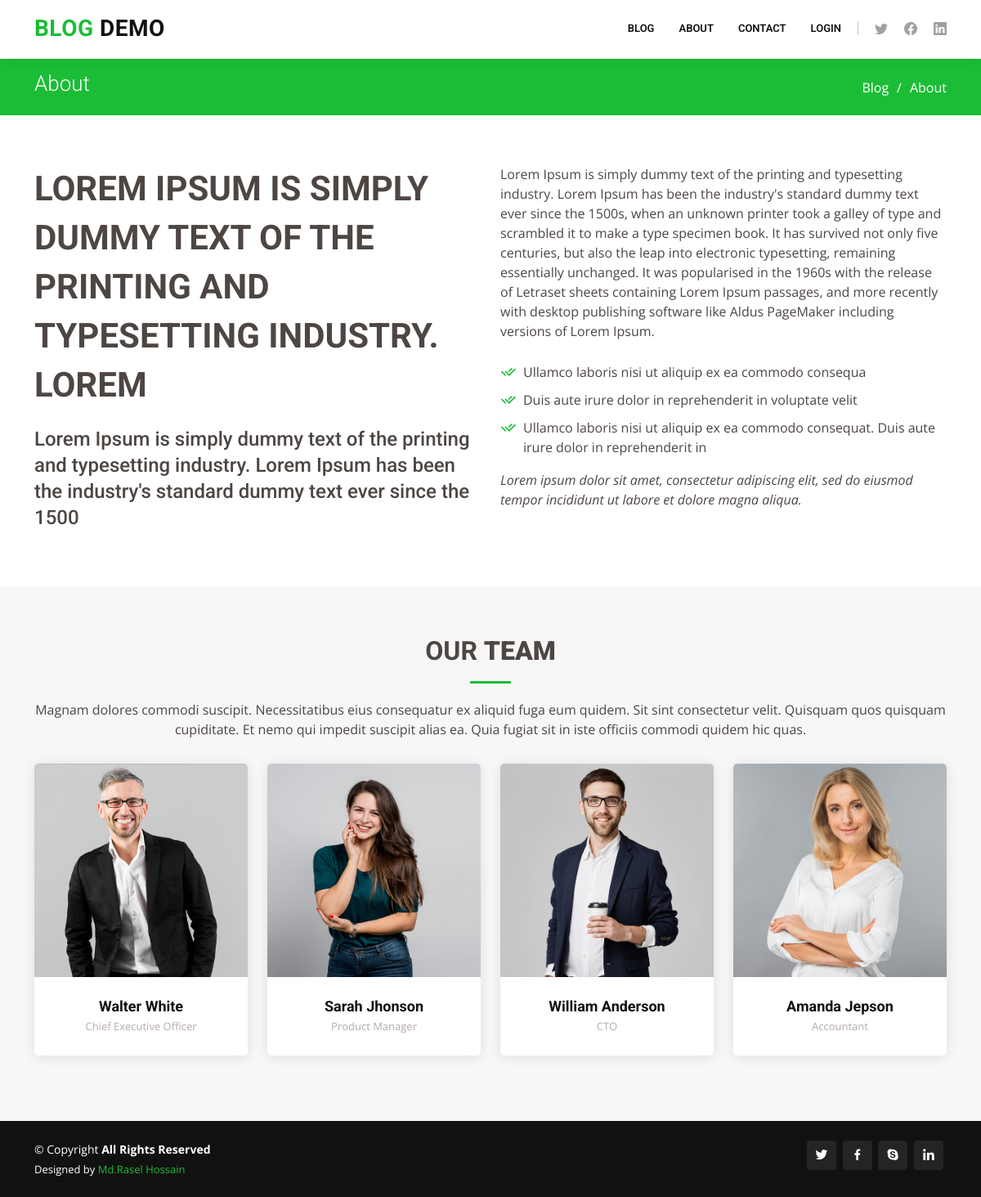
/about, run on the app's committed database.
### home/models.py (models this page shows, shortened)
class about(models.Model):
	title 		= models.CharField(max_length=80, blank=False)
	sub_title 	= models.TextField(max_length=150, blank=False)
	description = models.TextField(max_length=1000, blank=False)

### home/views.py (the view)
# urls.py: path('about', views.aboutView, name='about'),
def aboutView(request):
	ab_data = about.objects.all()[0]
	context={
		'abou_all':ab_data
	}
	return render(request, 'home/about.html', context)

### template/home/about.html (shortened to what this page needs)
{% block header %}
    {% include  'common/header.html' %}
{% endblock header %}
{% load static %}
  <main id="main">
    <section id="breadcrumbs" class="breadcrumbs">
      <div class="container">
        <div class="d-flex justify-content-between align-items-center">
          <h2>About</h2>
          <ol>
            <li><a href="/blog">Blog</a></li>
            <li>About</li>
          </ol>
        </div>
      </div>
    </section>
    <section id="about-us" class="about-us">
      <div class="container" data-aos="fade-up">
        <div class="row content">
          <div class="col-lg-6" data-aos="fade-right">
            <h2>{{ abou_all.title }}</h2>
            <h3>{{ abou_all.sub_title }}</h3>
          </div>
          <div class="col-lg-6 pt-4 pt-lg-0" data-aos="fade-left">
            <p>{{ abou_all.description }}
            </p>
            <ul>
              <li><i class="ri-check-double-line"></i> Ullamco laboris nisi ut aliquip ex ea commodo consequa</li>
              <li><i class="ri-check-double-line"></i> Duis aute irure dolor in reprehenderit in voluptate velit</li>
              <li><i class="ri-check-double-line"></i> Ullamco laboris nisi ut aliquip ex ea commodo consequat. Duis aute irure dolor in reprehenderit in</li>
            </ul>
            <p class="fst-italic">
              Lorem ipsum dolor sit amet, consectetur adipiscing elit, sed do eiusmod tempor incididunt ut labore et dolore
              magna aliqua.
            </p>
          </div>
        </div>
      </div>
    </section>
    <section id="team" class="team section-bg">
      <div class="container">
        <div class="section-title" data-aos="fade-up">
          <h2>Our <strong>Team</strong></h2>
          <p>Magnam dolores commodi suscipit. Necessitatibus eius consequatur ex aliquid fuga eum quidem. Sit sint consectetur velit. Quisquam quos quisquam cupiditate. Et nemo qui impedit suscipit alias ea. Quia fugiat sit in iste officiis commodi quidem hic quas.</p>
        </div>
        <div class="row">
          <div class="col-lg-3 col-md-6 d-flex align-items-stretch">
            <div class="member" data-aos="fade-up">
              <div class="member-img">
                <img src="{% static 'img/team/team-1.jpg' %}" class="img-fluid" alt="">
              </div>
              <div class="member-info">
                <h4>Walter White</h4>
                <span>Chief Executive Officer</span>
              </div>
            </div>
          </div>
          <div class="col-lg-3 col-md-6 d-flex align-items-stretch">
            <div class="member" data-aos="fade-up" data-aos-delay="100">
              <div class="member-img">
                <img src="{% static 'img/team/team-2.jpg' %}" class="img-fluid" alt="">
              </div>
              <div class="member-info">
                <h4>Sarah Jhonson</h4>
                <span>Product Manager</span>
              </div>
            </div>
          </div>
          <div class="col-lg-3 col-md-6 d-flex align-items-stretch">
            <div class="member" data-aos="fade-up" data-aos-delay="200">
              <div class="member-img">
                <img src="{% static 'img/team/team-3.jpg' %}" class="img-fluid" alt="">
              </div>
              <div class="member-info">
                <h4>William Anderson</h4>
                <span>CTO</span>
              </div>
            </div>
          </div>
          <div class="col-lg-3 col-md-6 d-flex align-items-stretch">
            <div class="member" data-aos="fade-up" data-aos-delay="300">
              <div class="member-img">
                <img src="{% static 'img/team/team-4.jpg' %}" class="img-fluid" alt="">
              </div>
              <div class="member-info">
                <h4>Amanda Jepson</h4>
                <span>Accountant</span>
              </div>
            </div>
          </div>
        </div>
      </div>
    </section>
  </main>
{% block footer %}
    {% include  'common/footer.html' %}
{% endblock footer %}

### static/css/style.css (style rules this page uses)
body { font-family: "Open Sans", sans-serif; color: #4d4643; }
a { color: #1bbd36; text-decoration: none; }
h1, h2, h3, h4, h5, h6 { font-family: "Roboto", sans-serif; }
section { padding: 60px 0; overflow: hidden; }
.section-bg { background-color: #f7f7f7; }
.section-title { text-align: center; padding-bottom: 30px; }
.section-title h2 { font-size: 32px; font-weight: bold; text-transform: uppercase; margin-bottom: 20px; padding-bottom: 20px; position: relative; }
.section-title h2::after { content: ''; position: absolute; display: block; width: 50px; height: 3px; background: #1bbd36; bottom: 0; left: calc(50% - 25px); }
.section-title p { margin-bottom: 0; }
.breadcrumbs { padding: 15px 0; background: #1bbd36; min-height: 40px; margin-top: 72px; }
.breadcrumbs h2 { font-size: 26px; font-weight: 300; color: #fff; }
.breadcrumbs ol { display: flex; flex-wrap: wrap; list-style: none; padding: 0; margin: 0; color: #fff; }
.breadcrumbs ol a { color: #fff; }
.breadcrumbs ol li + li { padding-left: 10px; }
.breadcrumbs ol li + li::before { display: inline-block; padding-right: 10px; color: #fff; content: "/"; }
.about-us .content h2 { font-weight: 700; font-size: 42px; line-height: 60px; margin-bottom: 20px; text-transform: uppercase; }
.about-us .content h3 { font-weight: 500; line-height: 32px; font-size: 24px; }
.about-us .content ul { list-style: none; padding: 0; }
.about-us .content ul li { padding: 10px 0 0 28px; position: relative; }
.about-us .content ul i { left: 0; top: 7px; position: absolute; font-size: 20px; color: #1bbd36; }
.about-us .content p:last-child { margin-bottom: 0; }
.team .member { margin-bottom: 20px; overflow: hidden; text-align: center; border-radius: 5px; background: #fff; box-shadow: 0px 2px 15px rgba(0, 0, 0, 0.1); }
.team .member .member-img { position: relative; overflow: hidden; }
.team .member .member-info { padding: 25px 15px; }
.team .member .member-info h4 { font-weight: 700; margin-bottom: 5px; font-size: 18px; color: #111; }
.team .member .member-info span { display: block; font-size: 13px; font-weight: 400; color: #b4aca8; }

### data on the page
about: title "LOREM IPSUM IS SIMPLY DUMMY TEXT OF THE PRINTING AND TYPESETTING INDUSTRY. LOREM", sub_title "Lorem Ipsum is simply dummy text of the printing and typesetting industry. Lorem Ipsum has been the industry's standard dummy text ever since the 1500", description "Lorem Ipsum is simply dummy text of the printing and typesetting industry. Lorem Ipsum has been the industry's standard dummy text ever since the 1500s, when an unknown printer took a galley of type and scrambled it to make a type specimen book. It has survived not only five centuries, but also the leap into electronic typesetting, remaining essentially unchanged. It was popularised in the 1960s with the release of Letraset sheets containing Lorem Ipsum passages, and more recently with desktop publishing software like Aldus PageMaker including versions of Lorem Ipsum."
